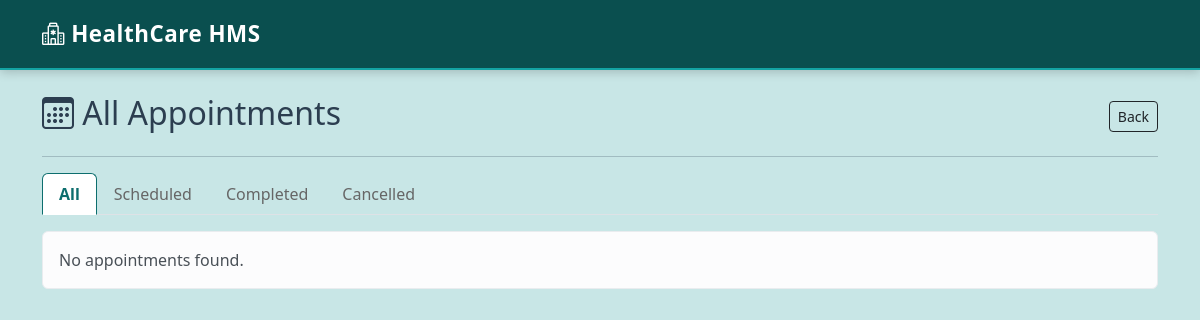
The app's page /admin/appointments (signed in), older data.
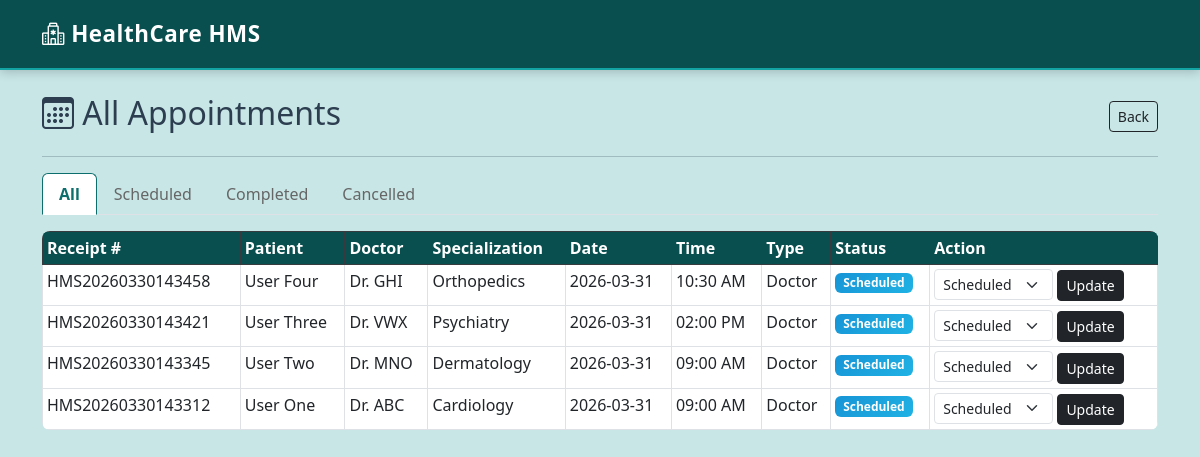
The same page, newer data.
### tables this page shows
CREATE TABLE appointments (
            id INTEGER PRIMARY KEY AUTOINCREMENT,
            receipt_no TEXT UNIQUE NOT NULL,
            user_id INTEGER NOT NULL,
            doctor_id INTEGER NOT NULL,
            appointment_date TEXT NOT NULL,
            time_slot TEXT NOT NULL,
            booking_type TEXT DEFAULT 'doctor',
            disease TEXT,
            symptoms TEXT,
            prescription TEXT,
            status TEXT DEFAULT 'Scheduled',
            created_at TEXT DEFAULT CURRENT_TIMESTAMP,
            FOREIGN KEY (user_id) REFERENCES users(id),
            FOREIGN KEY (doctor_id) REFERENCES doctors(id)
        );

CREATE TABLE users (
            id INTEGER PRIMARY KEY AUTOINCREMENT,
            full_name TEXT NOT NULL,
            email TEXT UNIQUE NOT NULL,
            phone TEXT,
            gender TEXT,
            blood_group TEXT,
            dob TEXT,
            password_hash TEXT NOT NULL,
            created_at TEXT DEFAULT CURRENT_TIMESTAMP
        );

CREATE TABLE doctors (
            id INTEGER PRIMARY KEY AUTOINCREMENT,
            full_name TEXT NOT NULL,
            username TEXT UNIQUE NOT NULL,
            password_hash TEXT NOT NULL,
            email TEXT,
            phone TEXT,
            specialization_id INTEGER,
            qualification TEXT,
            experience INTEGER DEFAULT 0,
            bio TEXT,
            is_available INTEGER DEFAULT 1,
            FOREIGN KEY (specialization_id) REFERENCES specializations(id)
        );

CREATE TABLE specializations (
            id INTEGER PRIMARY KEY AUTOINCREMENT,
            name TEXT UNIQUE NOT NULL
        );

### app.py (the view)
@app.route('/admin/appointments')
@admin_required
def admin_appointments():
    db = get_db()
    status_filter = request.args.get('status', 'All')
    if status_filter and status_filter != 'All':
        appointments = db.execute("""
            SELECT a.*, u.full_name as patient_name, d.full_name as doctor_name,
                   s.name as specialization
            FROM appointments a
            JOIN users u ON a.user_id = u.id
            JOIN doctors d ON a.doctor_id = d.id
            JOIN specializations s ON d.specialization_id = s.id
            WHERE a.status=?
            ORDER BY a.created_at DESC
        """, (status_filter,)).fetchall()
    else:
        appointments = db.execute("""
            SELECT a.*, u.full_name as patient_name, d.full_name as doctor_name,
                   s.name as specialization
            FROM appointments a
            JOIN users u ON a.user_id = u.id
            JOIN doctors d ON a.doctor_id = d.id
            JOIN specializations s ON d.specialization_id = s.id
            ORDER BY a.created_at DESC
        """).fetchall()
    return render_template('admin_appointments.html', appointments=appointments,
                           current_filter=status_filter)

### app.py (called while the page is built)
def get_db():
    if 'db' not in g:
        g.db = sqlite3.connect(DATABASE)
        g.db.row_factory = sqlite3.Row
        g.db.execute("PRAGMA foreign_keys = ON")
    return g.db

def admin_required(f):
    @wraps(f)
    def decorated(*args, **kwargs):
        if 'admin_id' not in session:
            flash('Admin login required.', 'warning')
            return redirect(url_for('admin_login'))
        return f(*args, **kwargs)
    return decorated

@app.context_processor
def inject_now():
    return {'now': datetime.now()}

### templates/admin_appointments.html (shortened to what this page needs)
{% extends 'base.html' %}
{% block content %}
<div class="container py-4">
    <div class="d-flex justify-content-between align-items-center mb-3">
        <h2><i class="bi bi-calendar3"></i> All Appointments</h2>
        <a href="{{ url_for('admin_dashboard') }}" class="btn btn-outline-dark btn-sm">Back</a>
    </div>
    <hr>
    <ul class="nav nav-tabs mb-3">
        <li class="nav-item">
            <a class="nav-link {% if current_filter == 'All' %}active{% endif %}" href="{{ url_for('admin_appointments', status='All') }}">All</a>
        </li>
        <li class="nav-item">
            <a class="nav-link {% if current_filter == 'Scheduled' %}active{% endif %}" href="{{ url_for('admin_appointments', status='Scheduled') }}">Scheduled</a>
        </li>
        <li class="nav-item">
            <a class="nav-link {% if current_filter == 'Completed' %}active{% endif %}" href="{{ url_for('admin_appointments', status='Completed') }}">Completed</a>
        </li>
        <li class="nav-item">
            <a class="nav-link {% if current_filter == 'Cancelled' %}active{% endif %}" href="{{ url_for('admin_appointments', status='Cancelled') }}">Cancelled</a>
        </li>
    </ul>
    {% if appointments %}
    <div class="table-responsive">
        <table class="table table-bordered table-hover table-sm">
            <thead class="table-dark">
                <tr>
                    <th>Receipt #</th>
                    <th>Patient</th>
                    <th>Doctor</th>
                    <th>Specialization</th>
                    <th>Date</th>
                    <th>Time</th>
                    <th>Type</th>
                    <th>Status</th>
                    <th>Action</th>
                </tr>
            </thead>
            <tbody>
                {% for apt in appointments %}
                <tr>
                    <td>{{ apt.receipt_no }}</td>
                    <td>{{ apt.patient_name }}</td>
                    <td>Dr. {{ apt.doctor_name }}</td>
                    <td>{{ apt.specialization }}</td>
                    <td>{{ apt.appointment_date }}</td>
                    <td>{{ apt.time_slot }}</td>
                    <td>{{ apt.booking_type }}</td>
                    <td>
                        {% if apt.status == 'Scheduled' %}
                            <span class="badge bg-info">Scheduled</span>
                        {% elif apt.status == 'Completed' %}
                            <span class="badge bg-success">Completed</span>
                        {% else %}
                            <span class="badge bg-danger">Cancelled</span>
                        {% endif %}
                    </td>
                    <td>
                        <form method="POST" action="{{ url_for('admin_update_appointment', apt_id=apt.id) }}" class="d-inline">
                            <select name="status" class="form-select form-select-sm d-inline w-auto">
                                <option value="Scheduled" {% if apt.status == 'Scheduled' %}selected{% endif %}>Scheduled</option>
                            </select>
                            <button type="submit" class="btn btn-sm btn-dark">Update</button>
                        </form>
                    </td>
                </tr>
                {% endfor %}
            </tbody>
        </table>
    </div>
    {% else %}
        <div class="alert alert-light">No appointments found.</div>
    {% endif %}
</div>
{% endblock %}

Row changes from the older to the newer data that the page shows:
added appointments: receipt_no "HMS20260330143458", patient_name "User Four", doctor_name "GHI", specialization "Orthopedics", appointment_date "2026-03-31", time_slot "10:30 AM", booking_type "Doctor", shows "Scheduled", status "Scheduled"
added appointments: receipt_no "HMS20260330143421", patient_name "User Three", doctor_name "VWX", specialization "Psychiatry", appointment_date "2026-03-31", time_slot "02:00 PM", booking_type "Doctor", shows "Scheduled", status "Scheduled"
added appointments: receipt_no "HMS20260330143345", patient_name "User Two", doctor_name "MNO", specialization "Dermatology", appointment_date "2026-03-31", time_slot "09:00 AM", booking_type "Doctor", shows "Scheduled", status "Scheduled"
added appointments: receipt_no "HMS20260330143312", patient_name "User One", doctor_name "ABC", specialization "Cardiology", appointment_date "2026-03-31", time_slot "09:00 AM", booking_type "Doctor", shows "Scheduled", status "Scheduled"
Text that changed along with them:
text no longer shown: "No appointments found."
text now shown: "Receipt # Patient Doctor Specialization Date Time Type Status Action"
